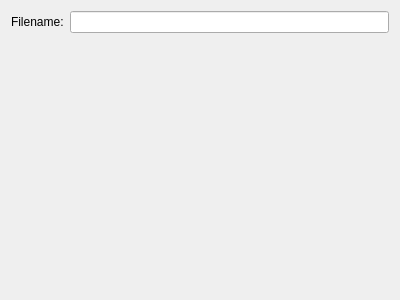
<?xml version="1.0" encoding="UTF-8"?>
<ui version="4.0">
 <class>contactsWizard</class>
 <widget class="QWidget" name="contactsWizard">
  <property name="geometry">
   <rect>
    <x>0</x>
    <y>0</y>
    <width>400</width>
    <height>300</height>
   </rect>
  </property>
  <layout class="QVBoxLayout" name="verticalLayout">
   <item>
    <layout class="QHBoxLayout" name="horizontalLayout">
     <item>
      <widget class="QLabel" name="label">
       <property name="text">
        <string>Filename:</string>
       </property>
      </widget>
     </item>
     <item>
      <widget class="KLineEdit" name="lineEdit"/>
     </item>
    </layout>
   </item>
   <item>
    <spacer name="verticalSpacer_2">
     <property name="orientation">
      <enum>Qt::Vertical</enum>
     </property>
     <property name="sizeHint" stdset="0">
      <size>
       <width>20</width>
       <height>138</height>
      </size>
     </property>
    </spacer>
   </item>
  </layout>
 </widget>
 <customwidgets>
  <customwidget>
   <class>KLineEdit</class>
   <extends>QLineEdit</extends>
   <header>klineedit.h</header>
  </customwidget>
 </customwidgets>
 <resources/>
 <connections/>
</ui>
